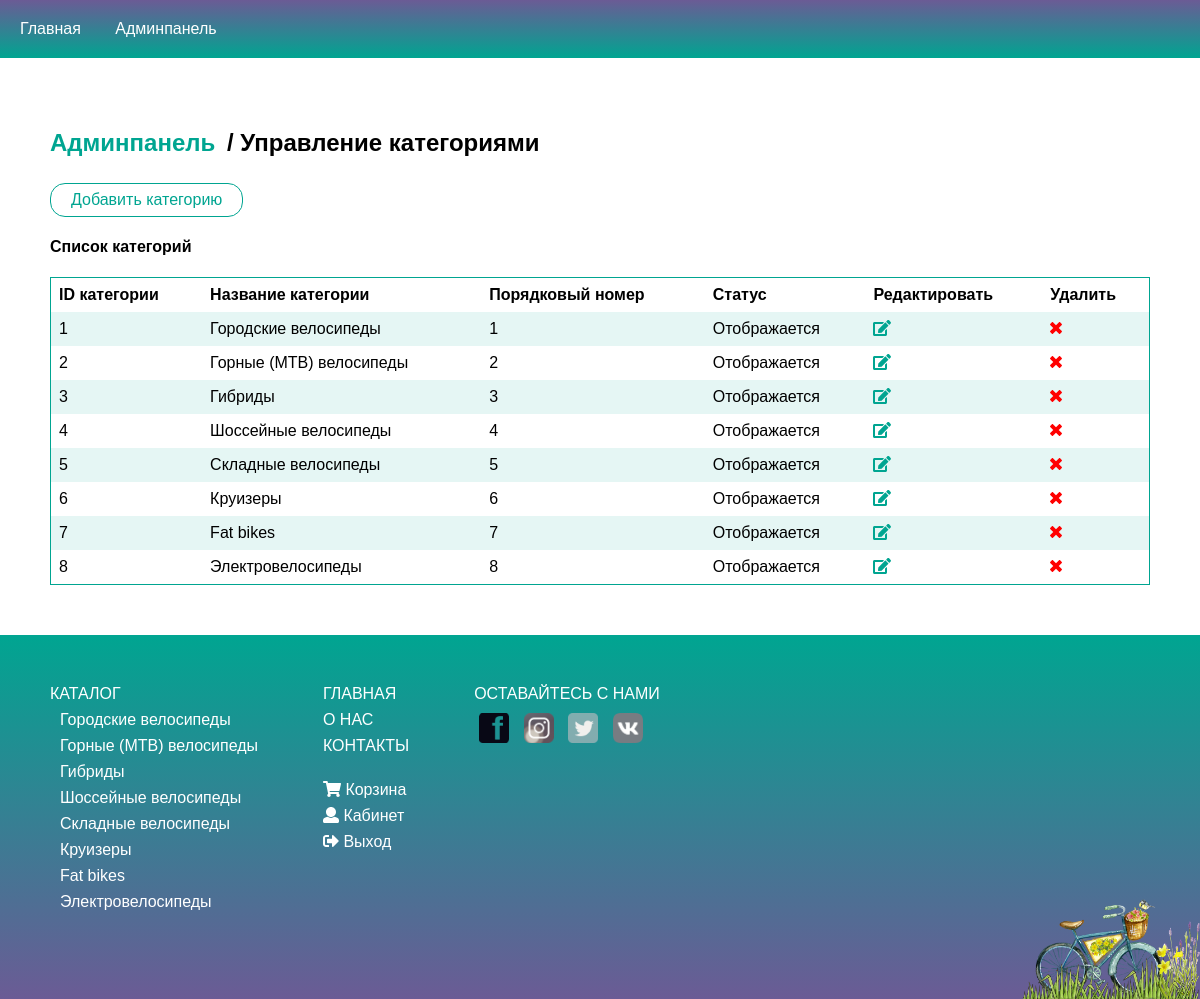
Page /admin/category (signed in) on the committed database.
### tables this page shows
CREATE TABLE `categories` (
  `id_category` int(11) NOT NULL,
  `name` varchar(255) NOT NULL,
  `sort_order` int(11) NOT NULL DEFAULT '0',
  `status` int(11) NOT NULL DEFAULT '1'
);

### backend/controllers/AdminCategoryController.php (called while the page is built, shortened)
<?php
class AdminCategoryController extends AdminBase {
    public function indexAction() {
        $categories = Category::getCategoriesListAdmin();
        $data = [
            'categories'=>$categories
        ];
        $v = new View('admin_category/index.php');
        $v->render($data);
        return true;
    }
}

### core/App.php (called while the page is built, shortened)
<?php
class App {
    private $routes;
    function __construct() {
        $this->routes = include('./config/routes.php');
    }
    private function getURI() {
        if (!empty($_SERVER['REQUEST_URI'])) {
            return trim($_SERVER['REQUEST_URI'], '/');
        }
    }
    public function run() {
        $uri = $this->getURI();
        foreach ($this->routes as $uriPattern => $path) {
            if (preg_match("~$uriPattern~", $uri)) {
                $internalRoute = preg_replace("~$uriPattern~", $path, $uri);
                $segments = explode('/', $internalRoute);
                $controllerName = array_shift($segments) . 'Controller';
                $actionName = array_shift($segments) . 'Action';
                $parameters = $segments;
                $controllerObject = new $controllerName();
                $result = @call_user_func_array(array($controllerObject, $actionName), $parameters);
                if ($result != null) {
                    break;
                }
            }
        }
    }
}

### index.php (called while the page is built, shortened)
<?php
include "./core/Autoloader.php";
$app = new App();
$app->run();

### core/Autoloader.php (called while the page is built, shortened)
<?php
spl_autoload_register(function ($class_name) {
	$directories = [
        'backend/views/',
        'backend/models/',
        'backend/controllers/',
        'core/',
        ];
});

### core/DatabaseHandler.php (called while the page is built, shortened)
<?php
class DatabaseHandler {
    private static $_mHandler;
    private static function GetHandler() {
        if (!isset(self::$_mHandler)) {
            try {
                self::$_mHandler = 	new PDO(PDO_DSN, DB_USERNAME, DB_PASSWORD, array(PDO::ATTR_PERSISTENT));
                self::$_mHandler->setAttribute(PDO::ATTR_ERRMODE, PDO::ERRMODE_EXCEPTION);
            } catch (PDOException $e){
                self::Close();
                trigger_error($e->getMessage(), E_USER_ERROR);
                $app = new App();
                $app->logger->log('db ' . $e->getMessage());
            }
        }
        return self::$_mHandler;
    }
    public static function Execute($sqlQuery, $params = null) {
        try {
            $database_handler = self::GetHandler();
            $statement_handler = $database_handler->prepare($sqlQuery);
            return $statement_handler->execute($params);
        } catch(PDOException $e) {
            self::Close();
            trigger_error($e->getMessage(), E_USER_ERROR);
            $app = new App();
            $app->logger->log('db ' . $e->getMessage());
        }
    }
    public static function GetAll($sqlQuery, $params = null, $fetchStyle = PDO::FETCH_ASSOC) {
        $result = null;
        try {
            $database_handler = self::GetHandler();
            self::Execute("set character_set_results='utf8'");
            $statement_handler = $database_handler->prepare($sqlQuery);
            $statement_handler->execute($params);
            $result = $statement_handler->fetchAll($fetchStyle);
        } catch(PDOException $e) {
            self::Close();
            trigger_error($e->getMessage(), E_USER_ERROR);
            $app = new App();
            $app->logger->log('db ' . $e->getMessage());
        }
        return $result;
    }
}
?>

### backend/models/Category.php (called while the page is built, shortened)
<?php
class Category {
    public static function getCategoriesList() {
        $query = "SELECT id_category, name
                FROM categories
                WHERE status = 1 ORDER BY sort_order, name ASC";
        $categories = DatabaseHandler::GetAll($query);
        return $categories;
    }
    public static function getCategoriesListAdmin() {
        $query = "SELECT id_category, name, sort_order, status
                FROM categories ORDER BY sort_order ASC";
        $categories = DatabaseHandler::GetAll($query);
        return $categories;
    }
    public static function getStatusText($status) {
        switch ($status) {
            case '1':
                return 'Отображается';
                break;
        }
    }
}

### backend/models/User.php (called while the page is built, shortened)
<?php
class User {
    public static function isGuest() {
        if (isset($_SESSION['user'])) {
            return false;
        }
        return true;
    }
}

### assets/tpl/admin_category/index.php (the view)
<?php include './assets/tpl/layouts/header_adm.php'; ?>
<div class="cabinet pb0">
    <h2 id="breadcrumb"><a href="/admin">Админпанель</a> / Управление категориями</h2>
</div>
<div class="admin pad-50 pt0">
    <a class="btn" href="/admin/category/create">Добавить категорию</a>
    <h4>Список категорий</h4>
    <div class="table-container">
        <table>
            <tr>
                <th>ID категории</th>
                <th>Название категории</th>
                <th>Порядковый номер</th>
                <th>Статус</th>
                <th>Редактировать</th>
                <th>Удалить</th>
            </tr>
            <?php foreach ($categories as $category): ?>
            <tr>
                <td>
                    <?= $category['id_category']; ?>
                </td>
                <td>
                    <?= $category['name']; ?>
                </td>
                <td>
                    <?= $category['sort_order']; ?>
                </td>
                <td>
                    <?= Category::getStatusText($category['status']); ?>
                </td>
                <td><a class="edit" href="/admin/category/update/<?= $category['id_category']; ?>" title="Редактировать"><i class="fa fa-edit"></i></a></td>
                <td><a class="del" href="/admin/category/delete/<?= $category['id_category']; ?>" title="Удалить"><i class="fa fa-times"></i></a></td>
            </tr>
            <?php endforeach; ?>
        </table>
    </div>
</div>
<?php include './assets/tpl/layouts/footer.php'; ?>

### assets/tpl/layouts/footer.php (shortened to what this page needs)
<footer>
    <div class="mgb30">
        <ul>
            <p class="mgb"><a href="/catalog/">Каталог <i class="fa fa-caret-right"></i></a></p>
            <?php $categories = Category::getCategoriesList();
                        foreach ($categories as $category): ?>
            <li class="mgb">
                <a href="/category/<?= $category['id_category']; ?>">
                    <?= $category['name']; ?>
                </a>
            </li>
            <?php endforeach; ?>
        </ul>
    </div>
    <div class="mgb30">
        <p class="mgb"><a href="/">Главная <i class="fa fa-caret-right"></i></a></p>
        <p class="mgb"><a href="/about/">О нас <i class="fa fa-caret-right"></i></a></p>
        <p class="mgb"><a href="/contacts/">Контакты <i class="fa fa-caret-right"></i></a></p>
        <br class="mgb" />
        <div class="mgb"><a href="/basket/"><i class="fa fa-shopping-cart"></i> Корзина <i class="fa fa-caret-right"></i></a></div>
        <?php if (User::isGuest()): ?>
        <div class="mgb"><a href="/user/login/"><i class="fa fa-sign-in-alt"></i> Вход <i class="fa fa-caret-right"></i></a></div>
        <div class="mgb"><a href="/user/register/"><i class="fa fa-id-card"></i> Регистрация <i class="fa fa-caret-right"></i></a></div>
        <?php else: ?>
        <div class="mgb"><a href="/cabinet/"><i class="fa fa-user"></i> Кабинет <i class="fa fa-caret-right"></i></a><br /></div>
        <div class="mgb"><a href="/user/logout/"><i class="fa fa-sign-out-alt"></i> Выход <i class="fa fa-caret-right"></i></a></div>
        <?php endif; ?>
    </div>
    <div class="social mgb">
        <p>Оставайтесь с нами</p>
        <a href="#facebook"><img src="/assets/img/front-images/facebook-667456_640.png" alt="facebook" /></a>
        <a href="#instagram"><img src="/assets/img/front-images/insta.png" alt="instagram" /></a>
        <a href="#twitter"><img src="/assets/img/front-images/twitter.png" alt="twitter" /></a>
        <a href="#vk"><img src="/assets/img/front-images/vk.png" alt="vk" /></a>
    </div>
    <img src="/assets/img/front-images/vintage-937960_640.png" alt="bikeshop" />
</footer>
</body>
</html>

### assets/css/style.css (style rules this page uses)
header, section, footer, aside, nav, main, article, figure { display: block; }
body { margin: 0; font-family: 'Montserrat', sans-serif; }
footer { font-size: 16px; padding: 50px; background: linear-gradient(to bottom, #00a591 0%, #6b5b95 100%); position: relative; color: white; }
footer .mgb { margin-bottom: 8px; }
footer .mgb30 { margin-bottom: 30px; }
footer a:link, footer a:visited { color: white; text-decoration: none; }
footer > img { position: absolute; right: 0; bottom: 0; height: 100px; }
footer > div:not(last-child) { margin-right: 50px; }
footer ul, footer p { text-transform: uppercase; margin: 0; padding: 0; }
footer li { list-style-type: none; padding-left: 10px; text-transform: none; }
footer > div { margin-top: 30px; margin-bottom: 10px; display: inline-block; margin-top: 0; vertical-align: top; }
.social img { width: 30px; -webkit-filter: grayscale(90%); filter: grayscale(90%); }
.social p { margin-bottom: 10px; }
.social a { padding: 5px; }
.contacts, .login, .register, .cabinet { padding: 50px; }
.contacts h2, .login h2, .register h2, .cabinet h2 { color: #00a591; }
.cabinet a:link, .cabinet a:visited, .login a:link, .login a:visited { width: 250px; height: 30px; line-height: 30px; border: 1px solid #00a591; color: #00a591; display: block; border-radius: 15px; margin-bottom: 5px; text-decoration: none; padding-left: 15px; padding-right: 5px; }
#breadcrumb { color: black; }
.cabinet h2#breadcrumb a:link, .cabinet h2#breadcrumb a:visited { color: #00a591; width: auto; display: inline-block; background-color: transparent; border: none; padding-left: 0; }
table { border-collapse: collapse; border-spacing: 0; width: 100%; border: 1px solid #00a591; }
th, td { text-align: left; padding: 8px; }
tr:nth-child(even) { background-color: rgba(0, 165, 145, 0.1); }
.table-container { overflow-x: auto; }
.pad-50 { padding: 50px; }
.admin .btn:link, .admin .btn:visited { color: #00a591; border: 1px solid #00a591; padding: 7px 20px; border-radius: 15px; text-decoration: none; display: inline-block; }
.pb0 { padding-bottom: 0; }
.pt0 { padding-top: 0; }
.admin .del:link, .admin .del:visited { color: red; text-align: center; }
.admin .edit:link, .admin .edit:visited { color: #00a591; text-align: center; }
.admin table a:link, .admin table a:visited { color: #00a591; }

### rows in the picture
categories: id_category "1", name "Городские велосипеды", sort_order "1", status "Отображается"
categories: id_category "2", name "Горные (MTB) велосипеды", sort_order "2", status "Отображается"
categories: id_category "3", name "Гибриды", sort_order "3", status "Отображается"
categories: id_category "4", name "Шоссейные велосипеды", sort_order "4", status "Отображается"
categories: id_category "5", name "Складные велосипеды", sort_order "5", status "Отображается"
categories: id_category "6", name "Круизеры", sort_order "6", status "Отображается"
categories: id_category "7", name "Fat bikes", sort_order "7", status "Отображается"
categories: id_category "8", name "Электровелосипеды", sort_order "8", status "Отображается"
